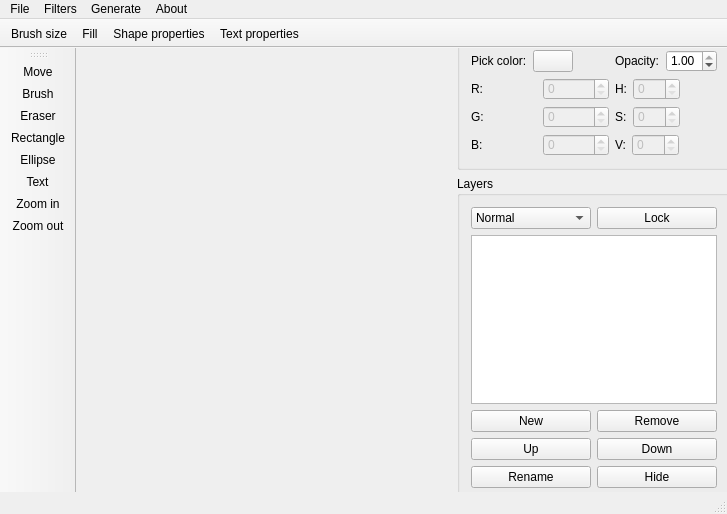
<?xml version="1.0" encoding="UTF-8"?>
<ui version="4.0">
 <class>RenoirClass</class>
 <widget class="QMainWindow" name="RenoirClass">
  <property name="windowModality">
   <enum>Qt::NonModal</enum>
  </property>
  <property name="geometry">
   <rect>
    <x>0</x>
    <y>0</y>
    <width>727</width>
    <height>514</height>
   </rect>
  </property>
  <property name="sizePolicy">
   <sizepolicy hsizetype="Preferred" vsizetype="Preferred">
    <horstretch>0</horstretch>
    <verstretch>0</verstretch>
   </sizepolicy>
  </property>
  <property name="windowTitle">
   <string>Renoir</string>
  </property>
  <property name="styleSheet">
   <string notr="true">sideBarLayout
{
	position: absolute;
	width: 20%;
	height: 100%;
	left: 80%;
}</string>
  </property>
  <widget class="QWidget" name="centralWidget">
   <widget class="QFrame" name="frame">
    <property name="geometry">
     <rect>
      <x>370</x>
      <y>-40</y>
      <width>296</width>
      <height>505</height>
     </rect>
    </property>
    <property name="frameShape">
     <enum>QFrame::NoFrame</enum>
    </property>
    <property name="frameShadow">
     <enum>QFrame::Plain</enum>
    </property>
    <layout class="QGridLayout" name="gridLayout_4">
     <item row="0" column="0">
      <layout class="QVBoxLayout" name="sideBarLayout">
       <item>
        <widget class="QGroupBox" name="groupBox_2">
         <property name="title">
          <string>Color</string>
         </property>
         <layout class="QGridLayout" name="gridLayout_2">
          <item row="0" column="0">
           <layout class="QGridLayout" name="gridLayout">
            <item row="1" column="0">
             <layout class="QVBoxLayout" name="verticalLayout_3">
              <item>
               <layout class="QHBoxLayout" name="horizontalLayout_7">
                <item>
                 <widget class="QLabel" name="label">
                  <property name="text">
                   <string>R:</string>
                  </property>
                 </widget>
                </item>
                <item>
                 <widget class="QSpinBox" name="redSpin">
                  <property name="enabled">
                   <bool>false</bool>
                  </property>
                  <property name="maximum">
                   <number>255</number>
                  </property>
                 </widget>
                </item>
               </layout>
              </item>
              <item>
               <layout class="QHBoxLayout" name="horizontalLayout_8">
                <item>
                 <widget class="QLabel" name="label_2">
                  <property name="text">
                   <string>G:</string>
                  </property>
                 </widget>
                </item>
                <item>
                 <widget class="QSpinBox" name="greenSpin">
                  <property name="enabled">
                   <bool>false</bool>
                  </property>
                  <property name="maximum">
                   <number>255</number>
                  </property>
                 </widget>
                </item>
               </layout>
              </item>
              <item>
               <layout class="QHBoxLayout" name="horizontalLayout_9">
                <item>
                 <widget class="QLabel" name="label_4">
                  <property name="text">
                   <string>B:</string>
                  </property>
                 </widget>
                </item>
                <item>
                 <widget class="QSpinBox" name="blueSpin">
                  <property name="enabled">
                   <bool>false</bool>
                  </property>
                  <property name="maximum">
                   <number>255</number>
                  </property>
                 </widget>
                </item>
               </layout>
              </item>
             </layout>
            </item>
            <item row="1" column="2">
             <layout class="QVBoxLayout" name="verticalLayout_2">
              <item>
               <layout class="QHBoxLayout" name="horizontalLayout_5">
                <item>
                 <widget class="QLabel" name="label_5">
                  <property name="text">
                   <string>H:</string>
                  </property>
                 </widget>
                </item>
                <item>
                 <widget class="QSpinBox" name="hueSpin">
                  <property name="enabled">
                   <bool>false</bool>
                  </property>
                  <property name="maximum">
                   <number>359</number>
                  </property>
                 </widget>
                </item>
                <item>
                 <spacer name="horizontalSpacer_4">
                  <property name="orientation">
                   <enum>Qt::Horizontal</enum>
                  </property>
                  <property name="sizeHint" stdset="0">
                   <size>
                    <width>40</width>
                    <height>20</height>
                   </size>
                  </property>
                 </spacer>
                </item>
               </layout>
              </item>
              <item>
               <layout class="QHBoxLayout" name="horizontalLayout_6">
                <item>
                 <widget class="QLabel" name="label_6">
                  <property name="text">
                   <string>S:</string>
                  </property>
                 </widget>
                </item>
                <item>
                 <widget class="QSpinBox" name="saturationSpin">
                  <property name="enabled">
                   <bool>false</bool>
                  </property>
                  <property name="maximum">
                   <number>100</number>
                  </property>
                 </widget>
                </item>
                <item>
                 <spacer name="horizontalSpacer_5">
                  <property name="orientation">
                   <enum>Qt::Horizontal</enum>
                  </property>
                  <property name="sizeHint" stdset="0">
                   <size>
                    <width>40</width>
                    <height>20</height>
                   </size>
                  </property>
                 </spacer>
                </item>
               </layout>
              </item>
              <item>
               <layout class="QHBoxLayout" name="horizontalLayout_4">
                <item>
                 <widget class="QLabel" name="label_7">
                  <property name="text">
                   <string>V:</string>
                  </property>
                 </widget>
                </item>
                <item>
                 <widget class="QSpinBox" name="valueSpin">
                  <property name="enabled">
                   <bool>false</bool>
                  </property>
                  <property name="maximum">
                   <number>100</number>
                  </property>
                 </widget>
                </item>
                <item>
                 <spacer name="horizontalSpacer_6">
                  <property name="orientation">
                   <enum>Qt::Horizontal</enum>
                  </property>
                  <property name="sizeHint" stdset="0">
                   <size>
                    <width>40</width>
                    <height>20</height>
                   </size>
                  </property>
                 </spacer>
                </item>
               </layout>
              </item>
             </layout>
            </item>
            <item row="0" column="0">
             <layout class="QHBoxLayout" name="horizontalLayout_12">
              <item>
               <widget class="QLabel" name="label_9">
                <property name="text">
                 <string>Pick color:</string>
                </property>
               </widget>
              </item>
              <item>
               <widget class="QPushButton" name="color">
                <property name="text">
                 <string/>
                </property>
               </widget>
              </item>
              <item>
               <spacer name="horizontalSpacer_3">
                <property name="orientation">
                 <enum>Qt::Horizontal</enum>
                </property>
                <property name="sizeHint" stdset="0">
                 <size>
                  <width>40</width>
                  <height>20</height>
                 </size>
                </property>
               </spacer>
              </item>
             </layout>
            </item>
            <item row="0" column="2">
             <layout class="QHBoxLayout" name="horizontalLayout_10">
              <item>
               <widget class="QLabel" name="label_8">
                <property name="text">
                 <string>Opacity:</string>
                </property>
               </widget>
              </item>
              <item>
               <widget class="QDoubleSpinBox" name="alphaSpin">
                <property name="maximum">
                 <double>1.000000000000000</double>
                </property>
                <property name="singleStep">
                 <double>0.010000000000000</double>
                </property>
                <property name="value">
                 <double>1.000000000000000</double>
                </property>
               </widget>
              </item>
             </layout>
            </item>
           </layout>
          </item>
         </layout>
        </widget>
       </item>
       <item>
        <widget class="QGroupBox" name="groupBox">
         <property name="title">
          <string>Layers</string>
         </property>
         <layout class="QGridLayout" name="gridLayout_3">
          <item row="0" column="1">
           <layout class="QVBoxLayout" name="verticalLayout_4">
            <item>
             <layout class="QHBoxLayout" name="horizontalLayout_11">
              <item>
               <widget class="QComboBox" name="comboBox">
                <item>
                 <property name="text">
                  <string>Normal</string>
                 </property>
                </item>
                <item>
                 <property name="text">
                  <string>Add</string>
                 </property>
                </item>
                <item>
                 <property name="text">
                  <string>Lighten</string>
                 </property>
                </item>
                <item>
                 <property name="text">
                  <string>Multiply</string>
                 </property>
                </item>
                <item>
                 <property name="text">
                  <string>Screen</string>
                 </property>
                </item>
                <item>
                 <property name="text">
                  <string>Darken</string>
                 </property>
                </item>
                <item>
                 <property name="text">
                  <string>Color Burn</string>
                 </property>
                </item>
                <item>
                 <property name="text">
                  <string>Color Dodge</string>
                 </property>
                </item>
                <item>
                 <property name="text">
                  <string>Overlay</string>
                 </property>
                </item>
                <item>
                 <property name="text">
                  <string>Soft Light</string>
                 </property>
                </item>
                <item>
                 <property name="text">
                  <string>Hard Light</string>
                 </property>
                </item>
                <item>
                 <property name="text">
                  <string>Difference</string>
                 </property>
                </item>
               </widget>
              </item>
              <item>
               <widget class="QPushButton" name="lockButton">
                <property name="text">
                 <string>Lock</string>
                </property>
               </widget>
              </item>
             </layout>
            </item>
            <item>
             <widget class="QListWidget" name="layers"/>
            </item>
            <item>
             <layout class="QVBoxLayout" name="verticalLayout">
              <item>
               <layout class="QHBoxLayout" name="horizontalLayout">
                <item>
                 <widget class="QPushButton" name="newButton">
                  <property name="text">
                   <string>New</string>
                  </property>
                 </widget>
                </item>
                <item>
                 <widget class="QPushButton" name="removeButton">
                  <property name="text">
                   <string>Remove</string>
                  </property>
                 </widget>
                </item>
               </layout>
              </item>
              <item>
               <layout class="QHBoxLayout" name="horizontalLayout_2">
                <item>
                 <widget class="QPushButton" name="upButton">
                  <property name="text">
                   <string>Up</string>
                  </property>
                 </widget>
                </item>
                <item>
                 <widget class="QPushButton" name="downButton">
                  <property name="text">
                   <string>Down</string>
                  </property>
                 </widget>
                </item>
               </layout>
              </item>
              <item>
               <layout class="QHBoxLayout" name="horizontalLayout_3">
                <item>
                 <widget class="QPushButton" name="renameButton">
                  <property name="text">
                   <string>Rename</string>
                  </property>
                 </widget>
                </item>
                <item>
                 <widget class="QPushButton" name="hideButton">
                  <property name="text">
                   <string>Hide</string>
                  </property>
                 </widget>
                </item>
               </layout>
              </item>
             </layout>
            </item>
           </layout>
          </item>
         </layout>
        </widget>
       </item>
      </layout>
     </item>
    </layout>
   </widget>
   <widget class="QWidget" name="canvasWidget" native="true">
    <property name="geometry">
     <rect>
      <x>50</x>
      <y>30</y>
      <width>311</width>
      <height>391</height>
     </rect>
    </property>
   </widget>
  </widget>
  <widget class="QMenuBar" name="mainMenu">
   <property name="geometry">
    <rect>
     <x>0</x>
     <y>0</y>
     <width>727</width>
     <height>22</height>
    </rect>
   </property>
   <widget class="QMenu" name="menuFile">
    <property name="title">
     <string>File</string>
    </property>
    <widget class="QMenu" name="menuExport_as">
     <property name="title">
      <string>Export as...</string>
     </property>
     <addaction name="actionPortable_anymap"/>
     <addaction name="actionImage_sequence"/>
     <addaction name="actionBase64"/>
    </widget>
    <addaction name="actionNew"/>
    <addaction name="actionOpen"/>
    <addaction name="actionSave_as"/>
    <addaction name="separator"/>
    <addaction name="actionInsert"/>
    <addaction name="separator"/>
    <addaction name="menuExport_as"/>
    <addaction name="separator"/>
    <addaction name="actionClose"/>
   </widget>
   <widget class="QMenu" name="menuFilters">
    <property name="title">
     <string>Filters</string>
    </property>
    <addaction name="actionKernel"/>
    <addaction name="actionSharpen"/>
    <addaction name="actionGaussian_blur"/>
    <addaction name="actionEdge_detect"/>
    <addaction name="actionDither"/>
    <addaction name="actionTreshold"/>
   </widget>
   <widget class="QMenu" name="About">
    <property name="title">
     <string>About</string>
    </property>
    <addaction name="actionAbout_Qt"/>
   </widget>
   <widget class="QMenu" name="menuGenerate">
    <property name="title">
     <string>Generate</string>
    </property>
    <widget class="QMenu" name="menuFractal">
     <property name="title">
      <string>Fractal</string>
     </property>
     <addaction name="actionMandelbrot"/>
     <addaction name="actionJulia"/>
     <addaction name="actionLSystem"/>
    </widget>
    <addaction name="actionNoise"/>
    <addaction name="menuFractal"/>
   </widget>
   <addaction name="menuFile"/>
   <addaction name="menuFilters"/>
   <addaction name="menuGenerate"/>
   <addaction name="About"/>
  </widget>
  <widget class="QToolBar" name="tools">
   <property name="allowedAreas">
    <set>Qt::LeftToolBarArea</set>
   </property>
   <attribute name="toolBarArea">
    <enum>LeftToolBarArea</enum>
   </attribute>
   <attribute name="toolBarBreak">
    <bool>false</bool>
   </attribute>
   <addaction name="actionMove"/>
   <addaction name="actionBrush"/>
   <addaction name="actionEraser"/>
   <addaction name="actionRectangle"/>
   <addaction name="actionEllipse"/>
   <addaction name="actionText"/>
   <addaction name="actionZoom_in"/>
   <addaction name="actionZoom_out"/>
  </widget>
  <widget class="QStatusBar" name="statusBar"/>
  <widget class="QToolBar" name="settingsBar">
   <property name="windowTitle">
    <string>toolBar</string>
   </property>
   <property name="movable">
    <bool>false</bool>
   </property>
   <property name="allowedAreas">
    <set>Qt::TopToolBarArea</set>
   </property>
   <property name="floatable">
    <bool>false</bool>
   </property>
   <attribute name="toolBarArea">
    <enum>TopToolBarArea</enum>
   </attribute>
   <attribute name="toolBarBreak">
    <bool>false</bool>
   </attribute>
   <addaction name="actionBrush_size"/>
   <addaction name="actionFill"/>
   <addaction name="actionShape_properties"/>
   <addaction name="actionText_properties"/>
  </widget>
  <action name="actionOpen">
   <property name="text">
    <string>Open</string>
   </property>
  </action>
  <action name="actionSave_as">
   <property name="text">
    <string>Save as</string>
   </property>
  </action>
  <action name="actionClose">
   <property name="text">
    <string>Close</string>
   </property>
  </action>
  <action name="actionImage_sequence">
   <property name="text">
    <string>Image sequence</string>
   </property>
  </action>
  <action name="actionKernel">
   <property name="text">
    <string>Kernel</string>
   </property>
  </action>
  <action name="actionSharpen">
   <property name="text">
    <string>Sharpen</string>
   </property>
  </action>
  <action name="actionGaussian_blur">
   <property name="text">
    <string>Gaussian blur</string>
   </property>
  </action>
  <action name="actionEdge_detect">
   <property name="text">
    <string>Edge detect</string>
   </property>
  </action>
  <action name="actionDither">
   <property name="text">
    <string>Dither</string>
   </property>
  </action>
  <action name="actionTreshold">
   <property name="text">
    <string>Treshold</string>
   </property>
  </action>
  <action name="actionPortable_anymap">
   <property name="text">
    <string>Portable anymap</string>
   </property>
  </action>
  <action name="actionAbout_Qt">
   <property name="text">
    <string>About Qt</string>
   </property>
  </action>
  <action name="actionNoise">
   <property name="text">
    <string>Noise</string>
   </property>
  </action>
  <action name="actionMandelbrot">
   <property name="text">
    <string>Mandelbrot</string>
   </property>
  </action>
  <action name="actionJulia">
   <property name="text">
    <string>Julia</string>
   </property>
  </action>
  <action name="actionNew">
   <property name="text">
    <string>New</string>
   </property>
  </action>
  <action name="actionBrush">
   <property name="text">
    <string>Brush</string>
   </property>
  </action>
  <action name="actionEraser">
   <property name="text">
    <string>Eraser</string>
   </property>
  </action>
  <action name="actionRectangle">
   <property name="text">
    <string>Rectangle</string>
   </property>
  </action>
  <action name="actionEllipse">
   <property name="text">
    <string>Ellipse</string>
   </property>
  </action>
  <action name="actionMove">
   <property name="text">
    <string>Move</string>
   </property>
  </action>
  <action name="actionText">
   <property name="text">
    <string>Text</string>
   </property>
  </action>
  <action name="actionBase64">
   <property name="text">
    <string>Base64</string>
   </property>
  </action>
  <action name="actionLSystem">
   <property name="text">
    <string>L-System</string>
   </property>
  </action>
  <action name="actionBrush_size">
   <property name="text">
    <string>Brush size</string>
   </property>
  </action>
  <action name="actionFill">
   <property name="text">
    <string>Fill</string>
   </property>
  </action>
  <action name="actionZoom_in">
   <property name="text">
    <string>Zoom in</string>
   </property>
  </action>
  <action name="actionZoom_out">
   <property name="text">
    <string>Zoom out</string>
   </property>
  </action>
  <action name="actionShape_properties">
   <property name="text">
    <string>Shape properties</string>
   </property>
  </action>
  <action name="actionText_properties">
   <property name="text">
    <string>Text properties</string>
   </property>
  </action>
  <action name="actionInsert">
   <property name="text">
    <string>Insert</string>
   </property>
  </action>
 </widget>
 <layoutdefault spacing="6" margin="11"/>
 <resources>
  <include location="Renoir.qrc"/>
 </resources>
 <connections/>
</ui>
